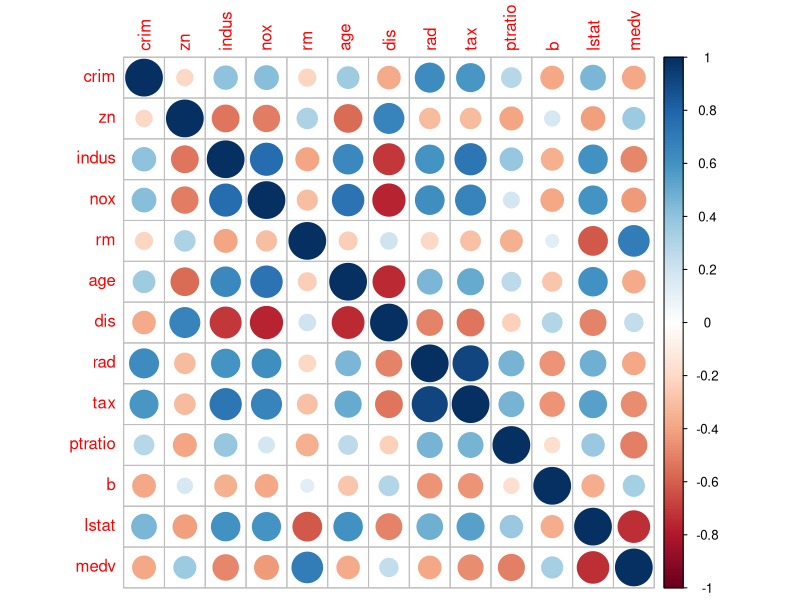

This figure's R source:
#------------------------------------------------------------------------------
#
# Data Mining & Machine Learning
# Title: Variuos Regression Models for Housing Data Analysis
# By: Vivian Yuen-Lee
#
#------------------------------------------------------------------------------

# Ths purpose is to demonstrate the application of different regression  
# algorithms to the BostonHousingdataset from the "mlbench" package.
# These algorithms include:
# - Linear regression
# - Partial least squares
# - Ridge regression (penalized regression)
# - Elasticnet regression (penalized regression)
# - Multivariate adaptive regression splines
# - Support vector machines (radial & polynomial)
# - k-nearest neighbors

# Load the appropriate libraries
library(caret)
library(e1071)
library(mlbench)
library(corrplot)

# Load and store the BostonHousing dataset
data(BostonHousing)   # loading dataset
bhdata <- BostonHousing   # assigning it to object "bhdata"

# Examine the dataset
View(bhdata)   # open with the Data Viewer 
str(bhdata)   # examine its structure
# The dataset contains 506 observations of 14 variables.
# The target variable = medv (median value of owner-occupied homes in $1000's) 

# Examine the relationship between variables
# cor() can only be applied to numeric columns, hence omit column 4 "chas"
corrplot(cor(bhdata[,-4]))

# Split the dataset into training and testing subset using a stratified random
# split and the 80%-20% ratio.
set.seed(100)
# First, create index to split using the 80-20 ratio
index <- createDataPartition(bhdata$medv, p=0.8, list=FALSE)
# Apply this index to generate the training subset
bhtrain <- bhdata[index,]
# Apply the remaining observations to generate the test subset
bhtest <- bhdata[-index,]

# ------------------------- LINEAR REGRESSION -------------------------
# Perform Linear Regression:
# First, generate a linear model with the training data 
lmModel <- lm(medv ~ ., data=bhtrain)
summary(lmModel)   # show the model stats
# Next, make predictions on the test dataset
lmPred <- predict(lmModel, bhtest)
head(lmPred)   # check out the first 6 predictions
# Collect the observed and predicted values into a data frame
lmValues <- data.frame(obs=bhtest$medv, pred=lmPred)
# Use the caret function defaultSummary() to estimate the test performance
LM_Performance <- defaultSummary(lmValues)
LM_Performance

# ----------------------- PARTIAL LEAST SQUARES -----------------------
# Generate Two Variations of Partial Least Squares: PLS & SIMPLS
# Partial Least Squares (PLS):
# The pls package has functions for PLS and PCR
library(pls)  # load the pls package
# Generate the model using training data with the plsr() function, adding a 
# standard 10-fold cross-validation
plsModel <- plsr(medv ~ ., data=bhtrain, validation="CV")
summary(plsModel)   # show the model stats
# Model shows that 3 components explained close to 99% of the variance
# 10 components explained all 100% of the variance
# Next, make predictions on the test data
plsPred <- predict(plsModel, bhtest,ncomp=10)   # consider 10 components
# Collect the observed and predicted values into a data frame
# Note that plsPred is an array
plsValues <- data.frame(obs=bhtest$medv, pred=plsPred[,,])
# Use the function defaultSummary() to estimate the test performance
PLS_Performance <- defaultSummary(plsValues)
PLS_Performance

# SIMPLS:
# Generate the model using training data with the plsr() function, adding a 
# standard 10-fold cross-validation  
simModel <- plsr(medv ~ ., data=bhtrain, validation="CV", method="simpls")
summary(simModel)   # show the model stats
# Model shows that 3 components explained close to 99% of the variance
# 10 components explained all 100% of the variance
# Make predictions on the test data
simPred <- predict(simModel, bhtest, ncomp=10)   # consider 10 components
# Collect the observed and predicted values into a data frame
# Note that simPred is an array
simValues <- data.frame(obs=bhtest$medv, pred=simPred[,,])
# Use the function defaultSummary() to estimate the test performance
SIMPLS_Performance <- defaultSummary(simValues)
SIMPLS_Performance

# ------------------------ PENALIZED REGRESSION ------------------------
# Create Two Penalized Regression Models: Ridge & Elastic Net Regressions
# Ridge regression can be created using glmnet() function in the glmnet package
library(glmnet)   # load the glmnet package
# Find the best lambda using cross-validation
x <- model.matrix(medv~., data=bhtrain)[,-1]   # define the predictor variable
y <- bhtrain$medv   # define the output variable
set.seed(100)
cv <- cv.glmnet(x, y)   # use cv.glmnet to optimize lamdba
# Store the best lambda value
ridgeLambda <- cv$lambda.min
ridgeLambda  # take a look at the selected value
# Generate the ridge regression model using training data and the above lambda
ridgeModel <- glmnet(x, y, alpha=0, lambda=ridgeLambda)
# Make predictions on the test data
xtest <- model.matrix(medv~., bhtest)[,-1]   # define predictors in test set
ridgePred <- predict(ridgeModel, xtest)
# Collect the observed and predicted values into a data frame
ridgeValues <- data.frame(obs=bhtest$medv, pred=ridgePred[,])
# Use the function defaultSummary() to estimate the test performance
Ridge_Performance <- defaultSummary(ridgeValues)
Ridge_Performance

# Generate the elastic net model with training data
# Use caret workflow to invoke the glmnet package and set trControl argument to
# automatically select the optimal tuning parameters "alpha" & "lambda".
enModel <- train(medv~., data=bhtrain, 
                 method="glmnet", 
                 trControl=trainControl("cv", number=10))
enModel$bestTune   # check out the final tuning parameters
enModel   # check out the model details
# Make predictions on the test data
enPred <- predict(enModel, bhtest)
# Collect the observed and predicted values into a data frame
enValues <- data.frame(obs=bhtest$medv, pred=enPred)
# Use the function defaultSummary() to estimate the test performance
EN_Performance <- defaultSummary(enValues)
EN_Performance

# --------------- MULTIVARIATE ADAPTIVE REGRESSION SPLINE ---------------
# Generate a Multivariate Adaptive Regression Spline Model (MARS):
library(earth)   #loading the required library
# First, generate the MARS model with 10-fold cross-validation
marsModel <- earth(medv~., data=bhtrain, nfold=10)
summary(marsModel)   # take a look at the model details
# This model uses the internal GCV technique for model selection.
# Next, make predictions on the test data
marsPred <- predict(marsModel, bhtest) 
# Collect the observed and predicted values into a data frame
# Note that marsPred is a matrix/array
marsValues <- data.frame(obs=bhtest$medv, pred=marsPred[,])
# Use the function defaultSummary() to estimate the test performance
MARS_Performance <- defaultSummary(marsValues)
MARS_Performance

# ----------------------- SUPPORT VECTOR MACHINE -----------------------
# Generate Two Variations of Support Vector Machines: Radial & Polynomial
# Support Vector Machine (SVM) - Radial
# Since values of the cost and kernal parameters are unknown, they can be 
# estimated through resampling (using the train function). 
library(kernlab)   # loading the required library
# Generate the model using training data and 10-fold cross-validation
svmrModel <- train(medv~., data=bhtrain, 
                 method="svmRadial", 
                 trControl=trainControl("cv", number=10))
svmrModel$bestTune   # examine the final tuning parameters
svmrModel   # look at the model details
# Make predictions on the test data
svmrPred <- predict(svmrModel, bhtest)
# Collect the observed and predicted values into a data frame
svmrValues <- data.frame(obs=bhtest$medv, pred=svmrPred)
# Use the function defaultSummary() to estimate the test performance
SVMradial_Performance <- defaultSummary(svmrValues)
SVMradial_Performance

# Support Vector Machine (SVM) - Polynomial
# Generate the model using the training dataset and 10-fold cross-validation
svmpModel <- train(medv~., data=bhtrain, 
                   method="svmPoly", 
                   trControl=trainControl("cv", number=10))
svmpModel$bestTune   # check out the final tuning parameters
svmpModel   # check out the model details
# Make predictions on the test data
svmpPred <- predict(svmpModel, bhtest)
# Collect the observed and predicted values into a data frame
svmpValues <- data.frame(obs=bhtest$medv, pred=svmpPred)
# Use the function defaultSummary() to estimate the test performance
SVMpoly_Performance <- defaultSummary(svmpValues)
SVMpoly_Performance

# ------------------------ K-NEAREST NEIGHBORS ------------------------
# Create a K-Nearest Neighbors (KNN) Model:
# The parameter K will be estimated through resampling
# First, generate the model using the training data
# Parameter tuning is performed using standard 10-fold cross-validation
knnModel <- train(medv~., data=bhtrain, 
                   method="knn", 
                   trControl=trainControl("cv", number=10))
knnModel$bestTune   # check out the best K value
knnModel   # examine the model details
# Note that the model selected 5 neighbors based on the smallest value of RMSE
# Make predictions on the test data
knnPred <- predict(knnModel, bhtest)
# Collect the observed and predicted values into a data frame
knnValues <- data.frame(obs=bhtest$medv, pred=knnPred)
# Use the function defaultSummary() to estimate the test performance
KNN_Performance <- defaultSummary(knnValues)
KNN_Performance

# The most important hyperparameter for KNN is the number of neighbors, K
# An alternative tuning strategy is to create a GRID SEARCH:
# Create a new resampling method
gridcv <- trainControl(method = "repeatedcv",   # 5-fold with 3 repeats
                      number = 5,
                      repeats = 3,
                      verboseIter = FALSE,
                      returnData = FALSE)
# Create the hyperparameter grid search
hypergrid <- expand.grid(k = floor(seq(1, nrow(bhtrain)/3, length.out = 20)))
# Apply to the model
knngModel <- train(medv~., data=bhtrain, 
                  method="knn", 
                  trControl=gridcv,
                  tuneGrid=hypergrid)
knngModel$bestTune   # check out the final value for K neighbors
knngModel   # check out the model details
# Make predictions on the test data
knngPred <- predict(knngModel, bhtest)
# Collect the observed and predicted values into a data frame
knngValues <- data.frame(obs=bhtest$medv, pred=knngPred)
# Use the function defaultSummary() to estimate the test performance
KNNgrid_Performance <- defaultSummary(knngValues)
KNNgrid_Performance

# A third tuning strategy  is to create a RANDOM SEARCH:
set.seed(123)
# Define a new resampling method
randomcv <- trainControl(method = "repeatedcv",   # 5-fold with 3 repeats
                         number = 5,
                         repeats = 3,
                         search = "random",    # perform random search
                         verboseIter = FALSE,
                         returnData = FALSE)
# Apply to the model
knnrModel <- train(medv~., data=bhtrain, 
                   method="knn", 
                   trControl=randomcv)
knnrModel$bestTune   # check out the final value for K neighbors
knnrModel   # check out the model details
# Make predictions on the test data
knnrPred <- predict(knnrModel, bhtest)
# Collect the observed and predicted values into a data frame
knnrValues <- data.frame(obs=bhtest$medv, pred=knnrPred)
# Use the function defaultSummary() to estimate the test performance
KNNrandom_Performance <- defaultSummary(knnrValues)
KNNrandom_Performance

# Now, combine the performance metrics for all regression models for a better
# comparison:
rbind(LM_Performance, 
      PLS_Performance, 
      SIMPLS_Performance, 
      Ridge_Performance, 
      EN_Performance,
      MARS_Performance,
      SVMradial_Performance,
      SVMpoly_Performance,
      KNN_Performance,
      KNNgrid_Performance,
      KNNrandom_Performance)
# Based on this table, the Support Vector Machine (polynomial) model provided
# the highest prediction accuracy and the best goodness-of-fit.
